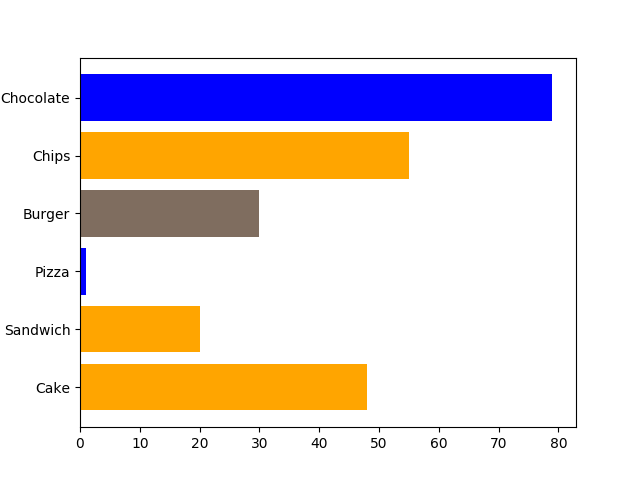
#> input picture maincode/horizontal_mixed/please.png, 640 x 480 px
$ python mainvalue_hmixed.py
#> lines starting #> are read from the running program, lines starting #| are printed output that depends on the picture; after the words box and inside, x2 and y2 are one past the last pixel; in counts of white or black regions, pixels touching at a corner belong together
### maincode/horizontal_mixed/filterimage.py
import cv2
import numpy as np
import matplotlib.pyplot as plt
# from sklearn.cluster import MiniBatchKMeans

def obtainbars(img):
    """
    Pass a gray scaled image as input to obtain only the bars
    """


    # Thresholding the image
    (thresh, img_bin) = cv2.threshold(img, 240, 255,0)
    # Invert the image

    # img_bin=img
    # img_bin=cv2.cvtColor(img,cv2.COLOR_BGR2GRAY)

    img_bin = 255-img_bin

    # plt.imshow(img)
    # plt.show()

    # Defining a kernel length
    kernel_length = np.array(img).shape[1]//100

    # A vertical kernel of (1 X kernel_length), which will help to detect all the vertical line from the image.
    verticle_kernel=cv2.getStructuringElement(cv2.MORPH_RECT,(5,kernel_length))


    # A kernel of (3 X 3) ones.
    kernel = cv2.getStructuringElement(cv2.MORPH_RECT, (3, 3))

    # Morphological operation to detect vertical lines from an image

    img_temp1=cv2.erode(img_bin,verticle_kernel,iterations=3)
    verticle_lines_img=cv2.dilate(img_temp1,verticle_kernel,iterations=3)
    verticle_lines_img=255-verticle_lines_img

    return verticle_lines_img


# [8 lines that do not run on import are left out]

### maincode/horizontal_mixed/height_calculator.py
import cv2
import matplotlib.pyplot as plt
import numpy as np
from statistics import median
from math import ceil

def axiscoordinate(image):
    h,w=image.shape[:2]
    flag=0

    for x in range(0,w*2//3,5):
        for y in range(h-10):
            flag=1
            for i in range(3):
                if image[y,x+i]==255:
                    flag=0
                    break
            if flag==1:
                return [y,x]

def heightcalculator(image):

    h,w=image.shape[:2]

    xy,xx=axiscoordinate(image)

    y=yinitial=xy
    x=xinitial=xx
    bar_coordinates=[]
    bar_heights=[]
    initial_pos=0

    while y<h-20:
        while image[y,x]!=0 and y<h-20:
            y+=1

        yinitial=y
        flag=0

        while image[y,x]==0 and x<w-30:
            x+=1
            flag=1

        x-=2

        while flag==1 and image[y,x]==0 and image[y,x+4]!=0 and image[y,x-4]==0 and y<h-20:
            y+=1

        if flag==1:
            bar_heights.append(abs(xinitial-(x+2)))
            bar_coordinates.append([yinitial,y])
            x=xinitial
            yinitial=y
            initial_pos=y

    diff=[]
    for bar in bar_coordinates:
        diff.append(ceil(bar[1]-bar[0]))

    diff.sort()
    width=median(diff)

    return [initial_pos,xx,bar_heights,bar_coordinates,width]


# [7 lines that do not run on import are left out]

### maincode/text_vertical_graph/text_position.py
import pytesseract
from pytesseract import pytesseract
import cv2
import matplotlib.pyplot as plt


##remove special characters
##yaxismax=last y coordinate of the bar
def barlabelandheightratio(img,xaxismaximum=0,yaxismaximum=0):

    y=img.shape[0]-yaxismaximum
    h,w=img.shape[:2]

    custom_config=r'--oem 3 --psm 6'
    data=pytesseract.image_to_boxes(img,config=custom_config)
    matrix=data.split("\n")
    l=[]
    label=""
    bar_labels=[]
    bar_positions=[]
    i=0
    flag=0

    for j in matrix:
        l.append(j.split(" "))

    while i<(len(l)-1):

        xaverage1=((int(l[i][1])+int(l[i][3]))/2)
        xaverage2=((int(l[i+1][1])+int(l[i+1][3]))/2)

        yaverage1=((int(l[i][2])+int(l[i][4]))/2)
        yaverage2=((int(l[i+1][2])+int(l[i+1][4]))/2)

        if xaverage1>xaxismaximum:

            label=""
            while xaverage1>xaxismaximum and i<len(l)-1:
                i+=1
                xaverage1=((int(l[i][1])+int(l[i][3]))/2)

            flag=0
            continue

        ###write condition for labels with length one


        if abs(yaverage2-yaverage1)<=15 and abs(xaverage2-xaverage1)<50:
            flag=1
            if abs(xaverage2-xaverage1)<30:
                label+=l[i][0]
            else:
                label+=l[i][0]
                label+=" "

        if ((abs(xaverage2-xaverage1)>40 and xaverage2<xaxismaximum) or (abs(xaverage2-xaverage1)<40 and xaverage2>xaxismaximum)) and abs(yaverage2-yaverage1)<15:
            label=""
            flag=0
        elif (xaverage2>xaxismaximum and abs(yaverage2-yaverage1)>15) and abs(xaverage2-xaverage1)>30:
            if flag==1:
                label+=l[i][0]
                bar_labels.append(label)
                label=""
                bar_positions.append(h-(int(l[i-1][2])+int(l[i-1][4]))/2)
            else:

                if xaverage1>(xaxismaximum)*(1/3) and l[i][0] not in ['.','@','\'','`','!','-']:
                    bar_labels.append(l[i][0])
                    bar_positions.append(h-yaverage1)

            flag=0
        elif (xaverage2>xaxismaximum or abs(yaverage2-yaverage1)>15):
            if flag==1:
                label+=l[i][0]
                bar_labels.append(label)
                label=""
                bar_positions.append(h-(int(l[i-1][2])+int(l[i-1][4]))/2)
            else:

                if xaverage1>(xaxismaximum)*(1/3) and l[i][0] not in ['.','@','\'','`','!','-']:
                    bar_labels.append(l[i][0])
                    bar_positions.append(h-yaverage1)

            flag=0
        i+=1

     #####calculate ranges and height/pixel ratio
    print(bar_labels)
    pos=0
    while pos<len(l) and (int(l[pos][3])<xaxismaximum or int(l[pos][4])>=y):
        pos+=1


    bar_readings=[]
    bar_diff=[]
    initial=img.shape[1]

    while pos<len(l)-1 and int(l[pos][3])>=xaxismaximum:

        while pos<len(l)-1 and (not l[pos][0].isdigit()):
            pos+=1

        if pos>=len(l)-1:
            break
        temp=""
        xaverage1=((int(l[pos][1])+int(l[pos][3]))/2)
        xaverage2=((int(l[pos+1][1])+int(l[pos+1][3]))/2)

        yaverage1=((int(l[pos][2])+int(l[pos][4]))/2)
        yaverage2=((int(l[pos+1][2])+int(l[pos+1][4]))/2)

        xpos1=xaverage1
        xpos2=0

        while pos<len(l)-1 and (l[pos][0].isdigit() and abs(yaverage2-yaverage1)<10 and abs(xaverage1-xaverage2)<30):
            temp+=l[pos][0]

            pos+=1
            initial=yaverage1
            if pos>=len(l)-1:
                break

            xaverage1=((int(l[pos][1])+int(l[pos][3]))/2)
            xaverage2=((int(l[pos+1][1])+int(l[pos+1][3]))/2)

            yaverage1=((int(l[pos][2])+int(l[pos][4]))/2)
            yaverage2=((int(l[pos+1][2])+int(l[pos+1][4]))/2)

            xpos2=xaverage1


        if l[pos][0].isdigit():
            temp+=l[pos][0]
        if len(temp)>0:
            if len(temp)>1:
                bar_diff.append(abs(xpos1+xpos2)/2)
            else:
                bar_diff.append(abs(xpos1))
            bar_readings.append(int(temp))

        pos+=1

    print(bar_readings)
    # [4 lines of commented-out code are left out]

    diff_xaxis=[]
    bar_diff.sort()
    for d in range(len(bar_diff)-1):
        if bar_diff[d+1]-bar_diff[d]>0:
            diff_xaxis.append(bar_diff[d+1]-bar_diff[d])

    diff_xaxis.sort()
    k=len(diff_xaxis)

    height_ratio=diff_xaxis[k//2]

    diff=[]

    for m in range(len(bar_readings)-1):
        diff.append(bar_readings[m+1]-bar_readings[m])

    freq={}
    for m in diff:
        freq[m]=diff.count(m)

    max=0
    maxnumber=0

    for key,value in freq.items():
        if value>max:
            max=value
            maxnumber=key

    ratio=maxnumber/height_ratio

    # print(maxnumber)
    mark=0
    initial=img.shape[0]-initial

    # while mark<len(bar_positions) and bar_positions[mark]<initial-10:
    while mark<len(bar_positions) and bar_positions[mark]<yaxismaximum:
        mark+=1

    return [ratio,bar_labels[:mark],bar_positions[:mark]]

# [8 lines that do not run on import are left out]

    # print(d)

### maincode/horizontal_mixed/mainvalue_hmixed.py
import cv2
import os, sys
import matplotlib.pyplot as plt
from math import ceil
sys.path.append(os.path.dirname(os.path.dirname(os.path.abspath(__file__))))

from horizontal_mixed import filterimage
from horizontal_mixed import height_calculator
from text_vertical_graph import text_position

def mainfunction(img_path):
#> called with img_path = 'please.png'
    img=cv2.imread(img_path)
#> img is the input picture: shape (480, 640, 3); mean B, G, R 219.6, 219.7, 230.1
    img_gray=cv2.imread(img_path,0)
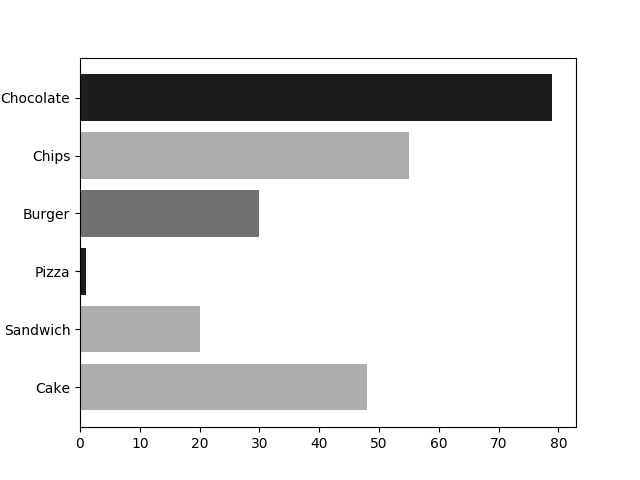
#> img_gray: shape (480, 640); min 0, max 255, mean 222.8

    only_bars=filterimage.obtainbars(img_gray)
#> in obtainbars, `(thresh, img_bin) = cv2.threshold(img, 240, 255,0)`:
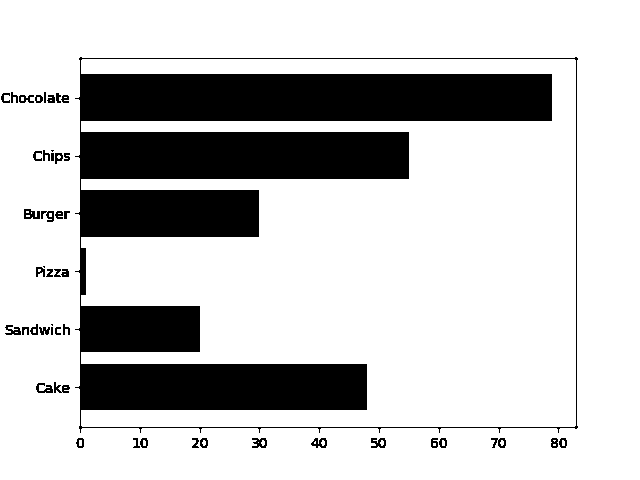
#> img_bin: shape (480, 640); 77.5% white; 47 black regions (4 under 20 px), largest, box (x1, y1, x2, y2) and area: (75, 57, 578, 433) 66637, (24, 209, 40, 219) 111, (371, 438, 386, 448) 98
#> in obtainbars, `img_temp1=cv2.erode(img_bin,verticle_kernel,iterations=3)`:
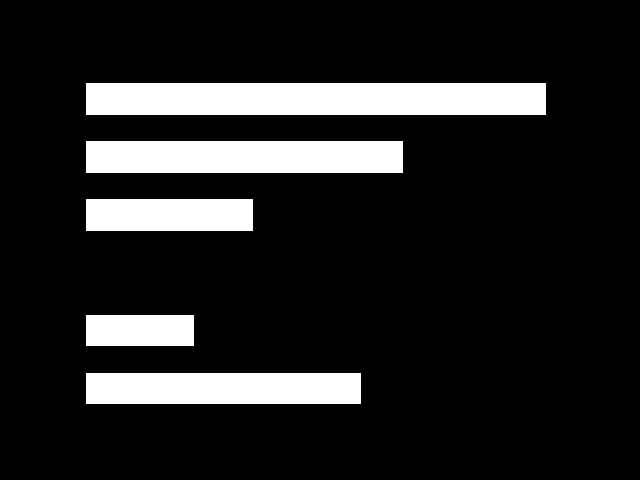
#> img_temp1: shape (480, 640); 13.7% white; 5 white regions, box (x1, y1, x2, y2) and area: (86, 83, 546, 115) 14720, (86, 141, 403, 173) 10144, (86, 373, 361, 404) 8525, (86, 199, 253, 231) 5344, (86, 315, 194, 346) 3348
#> in obtainbars, `verticle_lines_img=cv2.dilate(img_temp1,verticle_kernel,iterations=3)`:
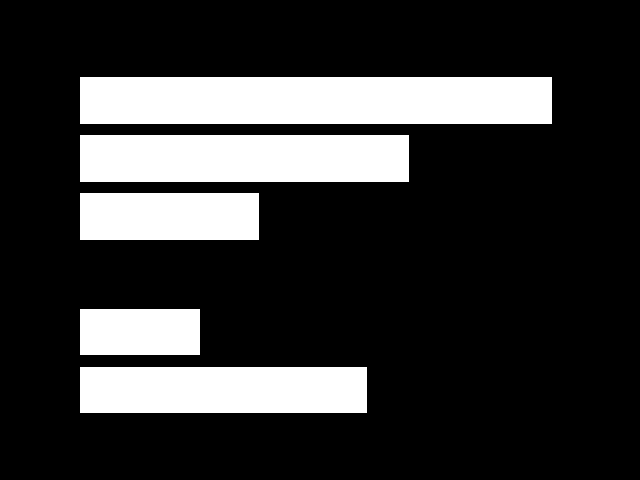
#> verticle_lines_img: shape (480, 640); 21.1% white; 5 white regions, box (x1, y1, x2, y2) and area: (80, 77, 552, 124) 22184, (80, 135, 409, 182) 15463, (80, 367, 367, 413) 13202, (80, 193, 259, 240) 8413, (80, 309, 200, 355) 5520
    (yaxismaximum,xaxismaximum,heights,bar_position,diff)=height_calculator.heightcalculator(only_bars)
#> in heightcalculator, `xy,xx=axiscoordinate(image)`: xy = 77; xx = 80
#> in heightcalculator, `y=yinitial=xy`: y = 77
#> in heightcalculator, `x=xinitial=xx`: x = 80
#> the loop in heightcalculator, `while y<h-20:` made 6 passes
#> initial_pos on passes 1 to 5: 124, 182, 240, 355, 413
#> after the loop in heightcalculator, `while y<h-20:`: bar_coordinates = [[77, 124], [135, 182], [193, 240], [309, 355], [367, 413]]; bar_heights = [472, 329, 179, 120, 287]; y = 460
#> the loop in heightcalculator, `for bar in bar_coordinates:` made 5 passes
#> after the loop in heightcalculator, `for bar in bar_coordinates:`: diff = [47, 47, 47, 46, 46]
#> in heightcalculator, `width=median(diff)`: width = 47
#> yaxismaximum = 413; xaxismaximum = 80; heights = [472, 329, 179, 120, 287]; bar_position has the same summary as bar_coordinates in heightcalculator; diff = 47
    (ratio,bartitle,barlocation2)=text_position.barlabelandheightratio(img,xaxismaximum,yaxismaximum)
#> in barlabelandheightratio, `y=img.shape[0]-yaxismaximum`: y = 67

    data={}
    data['datatitles']=bartitle

    i=0
    j=0
    main_heights=[]

    while i<len(heights) and j<len(bartitle):
        d=bar_position[i][0]

        l=[]
        if abs(barlocation2[j]-(d+bar_position[i][1])/2)<35:
            l.append(heights[i])
            i+=1
            while i<len(heights) and abs(barlocation2[j]-(d+bar_position[i][1])/2)<30:
                l.append(heights[i])
                i+=1

            main_heights.append(l)
            j+=1

        else:
            j+=1
            main_heights.append([0])

    while j<len(bartitle):
        j+=1
        main_heights.append([0])

    ###############
    final_heights=[]
    mx=0
    count=0
    for bar in main_heights:
        if bar[0]==0:
            final_heights.append(bar)
            continue
        temp=[]
        inside=1
        temp.append(bar[0])
        count+=1
        prev=bar_position[count-1][1]
        while inside<len(bar):
            if abs(prev-bar_position[count][0])<5:
                temp.append(bar[inside])
                prev=bar_position[count][1]
                inside+=1
                count+=1
            elif prev-bar_position[count-1][1]<=diff+4:
                temp.append(0)
                prev=prev+diff

        mx=max(len(temp),mx)
        final_heights.append(temp)


    for bar in final_heights:
        r=mx-len(bar)
        for _ in range(r):
            bar.append(0)

    bar_readings=[]
    maxreading=0
    for bar in final_heights:
        temp=[]
        for var in bar:
            readingofabar=ceil(var*ratio)
            maxreading=max(maxreading,readingofabar)
            temp.append(readingofabar)
        bar_readings.append(temp)


    # print(bar_readings)
    # print('----------------')
    # print(data['datatitles'])

    return [data['datatitles'],bar_readings]


if __name__ == "__main__":
    img_path="please.png"
    print(mainfunction(img_path))
#> (the call stopped at in barlabelandheightratio, `data=pytesseract.image_to_boxes(img,config=custom_config)`: pytesseract is not available in this run)

$ run again, with maincode/horizontal_mixed/case3.png copied over maincode/horizontal_mixed/please.png
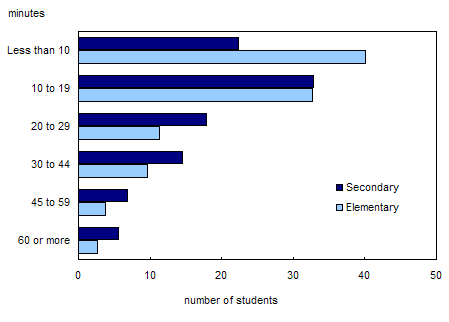
#> input picture maincode/horizontal_mixed/case3.png, 449 x 322 px
#> in mainfunction, img is the input picture: shape (322, 449, 3); mean B, G, R 238.5, 228.5, 225.5
#> in obtainbars, `(thresh, img_bin) = cv2.threshold(img, 240, 255,0)`:
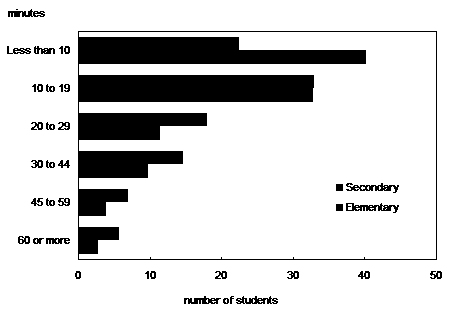
#> img_bin: shape (322, 449); 84% white; 39 black regions (6 under 20 px), largest, box (x1, y1, x2, y2) and area: (78, 31, 437, 260) 20526, (346, 203, 399, 213) 246, (346, 183, 399, 193) 233
#> img_temp1: shape (322, 449); 7.3% white; 6 white regions, box (x1, y1, x2, y2) and area: (84, 81, 308, 99) 4018, (84, 43, 360, 61) 3317, (84, 119, 201, 137) 1448, (84, 157, 177, 175) 1184, (84, 195, 122, 213) 376, (84, 233, 113, 251) 228
#> in obtainbars, `verticle_lines_img=cv2.dilate(img_temp1,verticle_kernel,iterations=3)`:
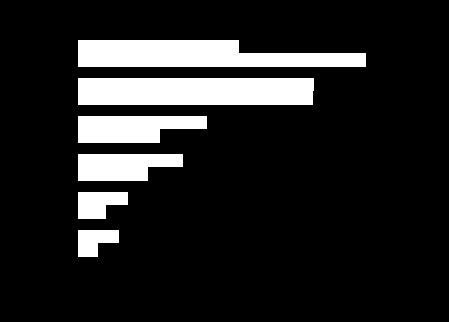
#> verticle_lines_img: shape (322, 449); 13.5% white; 6 white regions, box (x1, y1, x2, y2) and area: (78, 78, 314, 105) 6358, (78, 40, 366, 67) 6125, (78, 116, 207, 143) 2825, (78, 154, 183, 181) 2345, (78, 192, 128, 219) 1042, (78, 230, 119, 257) 813
#> xy = 40; xx = 80
#> in heightcalculator, `y=yinitial=xy`: y = 40
#> in heightcalculator, `x=xinitial=xx`: x = 80
#> the loop in heightcalculator, `while y<h-20:` made 12 passes
#> initial_pos on passes 1 to 8: 53, 67, 105, 129, 143, 167, 181, 205
#> after the loop in heightcalculator, `while y<h-20:`: bar_coordinates = [[40, 53], [53, 67], [78, 105], [116, 129], [129, 143], [154, 167], [167, 181], [192, 205], [205, 219], [230, 243], [243, 257]]; bar_heights = [159, 286, 234, 127, 80, 103, 68, 48, 26, 39, 18]; y = 302
#> the loop in heightcalculator, `for bar in bar_coordinates:` made 11 passes
#> after the loop in heightcalculator, `for bar in bar_coordinates:`: diff = [13, 14, 27, 13, 14, 13, 14, 13, 14, 13, 14]
#> width = 14
#> in mainfunction, `(yaxismaximum,xaxismaximum,heights,bar_position,diff)=height_calculato..`: yaxismaximum = 257; xaxismaximum = 80; heights = [159, 286, 234, 127, 80, 103, 68, 48, 26, 39, 18]; bar_position has the same summary as bar_coordinates in heightcalculator; diff = 14
#> in barlabelandheightratio, `y=img.shape[0]-yaxismaximum`: y = 65

$ run again, with maincode/horizontal_mixed/case1.png copied over maincode/horizontal_mixed/please.png
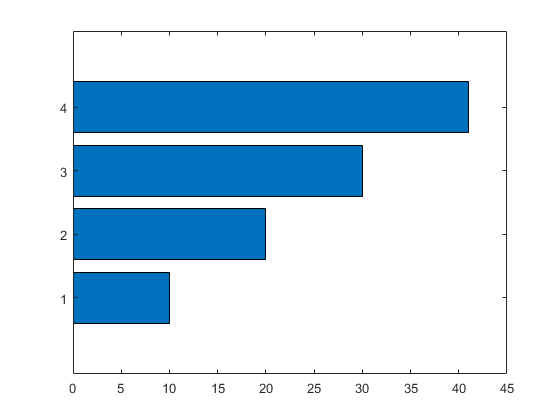
#> input picture maincode/horizontal_mixed/case1.png, 560 x 420 px
#> in mainfunction, img is the input picture: shape (420, 560, 3); mean B, G, R 237.2, 221.7, 198.3
#> in obtainbars, `(thresh, img_bin) = cv2.threshold(img, 240, 255,0)`:
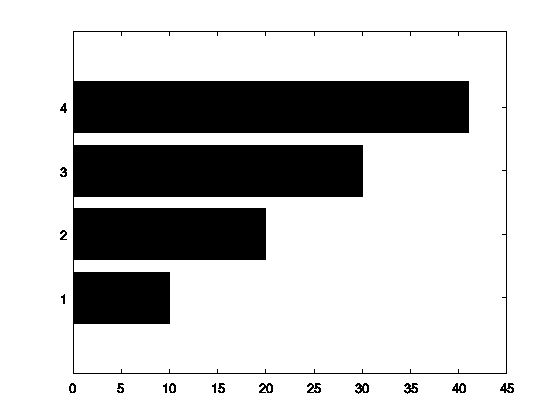
#> img_bin: shape (420, 560); 77.4% white; 17 black regions, largest, box (x1, y1, x2, y2) and area: (73, 31, 507, 374) 52174, (404, 383, 418, 394) 88, (355, 383, 369, 394) 87
#> img_temp1: shape (420, 560); 15.8% white; 4 white regions, box (x1, y1, x2, y2) and area: (79, 87, 463, 127) 15360, (79, 151, 357, 191) 11120, (79, 214, 260, 254) 7240, (79, 278, 164, 318) 3400
#> in obtainbars, `verticle_lines_img=cv2.dilate(img_temp1,verticle_kernel,iterations=3)`:
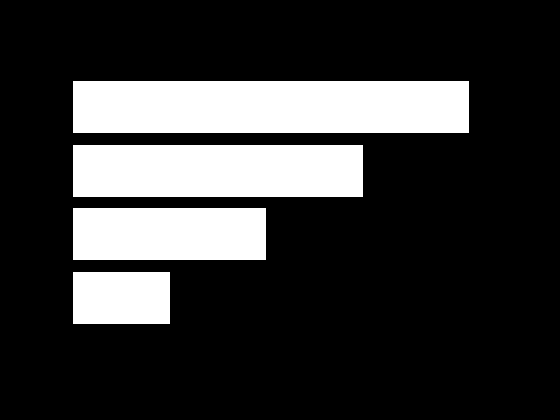
#> verticle_lines_img: shape (420, 560); 21.6% white; 4 white regions, box (x1, y1, x2, y2) and area: (73, 81, 469, 133) 20592, (73, 145, 363, 197) 15080, (73, 208, 266, 260) 10036, (73, 272, 170, 324) 5044
#> xy = 81; xx = 75
#> in heightcalculator, `y=yinitial=xy`: y = 81
#> in heightcalculator, `x=xinitial=xx`: x = 75
#> the loop in heightcalculator, `while y<h-20:` made 5 passes
#> initial_pos on passes 1 to 4: 133, 197, 260, 324
#> after the loop in heightcalculator, `while y<h-20:`: bar_coordinates = [[81, 133], [145, 197], [208, 260], [272, 324]]; bar_heights = [394, 288, 191, 95]; y = 400
#> the loop in heightcalculator, `for bar in bar_coordinates:` made 4 passes
#> after the loop in heightcalculator, `for bar in bar_coordinates:`: diff = [52, 52, 52, 52]
#> width = 52
#> in mainfunction, `(yaxismaximum,xaxismaximum,heights,bar_position,diff)=height_calculato..`: yaxismaximum = 324; xaxismaximum = 75; heights = [394, 288, 191, 95]; bar_position = [[81, 133], [145, 197], [208, 260], [272, 324]]; diff = 52
#> in barlabelandheightratio, `y=img.shape[0]-yaxismaximum`: y = 96

$ run again, with maincode/horizontal_mixed/mixed.jpg saved as maincode/horizontal_mixed/please.png
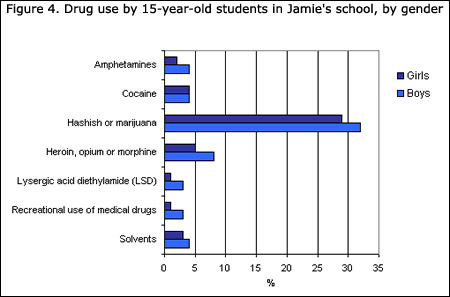
#> input picture maincode/horizontal_mixed/mixed.jpg, 450 x 297 px
#> in mainfunction, img is the input picture: shape (297, 450, 3); mean B, G, R 238.9, 234.4, 233.4
#> in obtainbars, `(thresh, img_bin) = cv2.threshold(img, 240, 255,0)`:
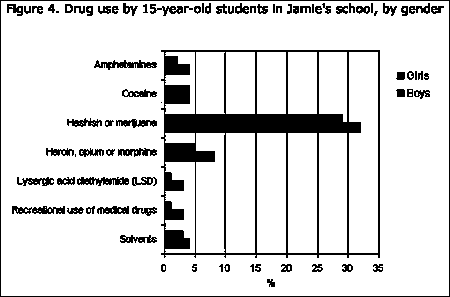
#> img_bin: shape (297, 450); 87.2% white; 81 black regions (9 under 20 px), largest, box (x1, y1, x2, y2) and area: (161, 50, 380, 258) 9766, (0, 0, 450, 297) 1490, (94, 60, 157, 70) 319
#> img_temp1: shape (297, 450); 1.7% white; 7 white regions (2 under 20 px), largest, box (x1, y1, x2, y2) and area: (170, 120, 355, 130) 1706, (170, 149, 209, 159) 238, (170, 91, 184, 101) 140, (170, 236, 184, 246) 91, (170, 62, 184, 72) 44
#> in obtainbars, `verticle_lines_img=cv2.dilate(img_temp1,verticle_kernel,iterations=3)`:
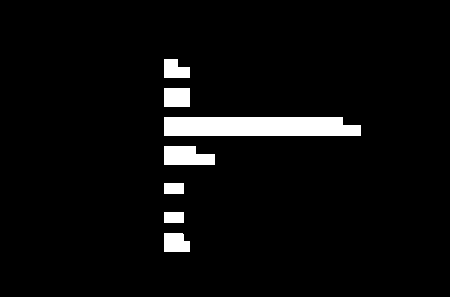
#> verticle_lines_img: shape (297, 450); 4.6% white; 7 white regions, largest, box (x1, y1, x2, y2) and area: (164, 117, 361, 136) 3599, (164, 146, 215, 165) 817, (164, 88, 190, 107) 494
#> xy = 59; xx = 165
#> in heightcalculator, `y=yinitial=xy`: y = 59
#> in heightcalculator, `x=xinitial=xx`: x = 165
#> the loop in heightcalculator, `while y<h-20:` made 12 passes
#> initial_pos on passes 1 to 8: 67, 78, 107, 125, 136, 154, 165, 194
#> after the loop in heightcalculator, `while y<h-20:`: bar_coordinates = [[59, 67], [67, 78], [88, 107], [117, 125], [125, 136], [146, 154], [154, 165], [183, 194], [212, 223], [233, 241], [241, 252]]; bar_heights = [13, 25, 25, 178, 196, 31, 50, 19, 19, 18, 25]; y = 277
#> the loop in heightcalculator, `for bar in bar_coordinates:` made 11 passes
#> after the loop in heightcalculator, `for bar in bar_coordinates:`: diff = [8, 11, 19, 8, 11, 8, 11, 11, 11, 8, 11]
#> width = 11
#> in mainfunction, `(yaxismaximum,xaxismaximum,heights,bar_position,diff)=height_calculato..`: yaxismaximum = 252; xaxismaximum = 165; heights = [13, 25, 25, 178, 196, 31, 50, 19, 19, 18, 25]; bar_position has the same summary as bar_coordinates in heightcalculator; diff = 11
#> in barlabelandheightratio, `y=img.shape[0]-yaxismaximum`: y = 45
